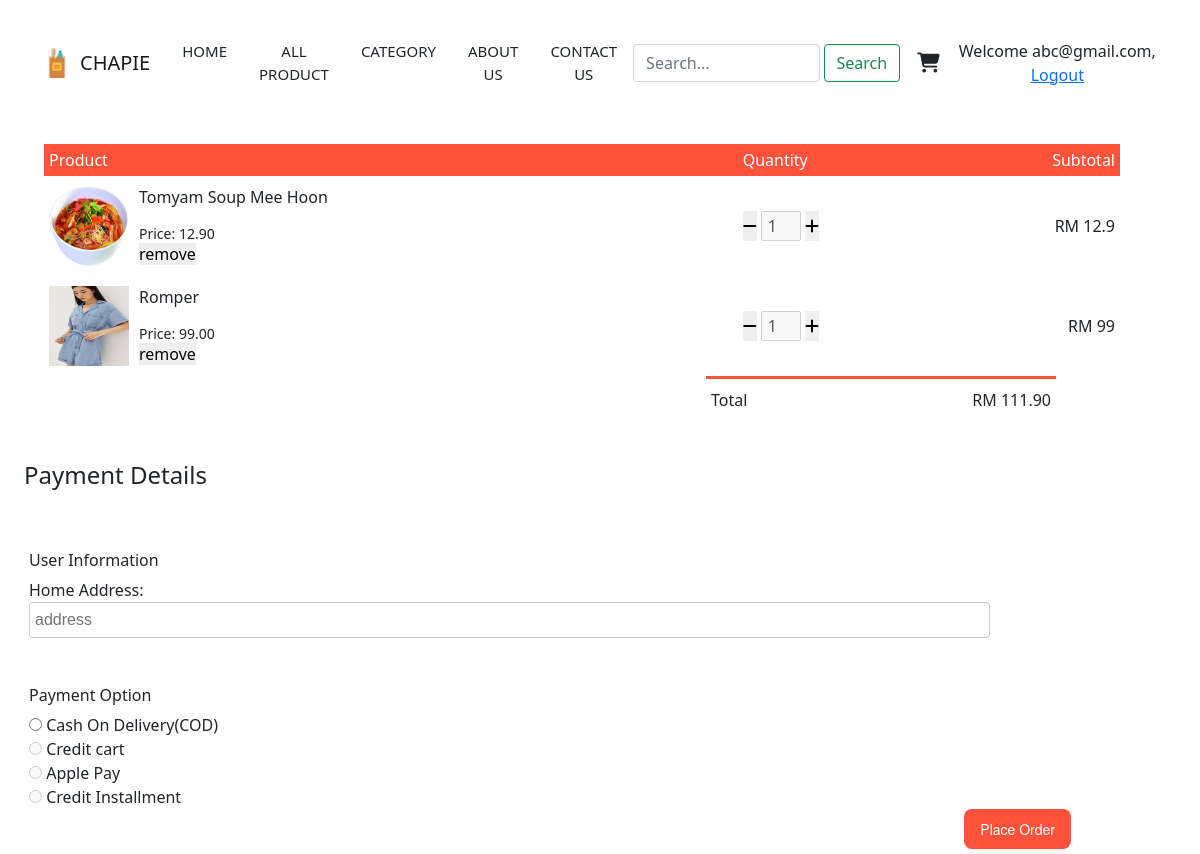
The app's page /chapie/www/cart.php (signed in) with its own data.
### tables this page shows
CREATE TABLE IF NOT EXISTS `cart_item` (
  `id` int NOT NULL AUTO_INCREMENT,
  `product_id` varchar(100) NOT NULL,
  `customer_id` varchar(100) NOT NULL,
  `quantity` int NOT NULL,
  PRIMARY KEY (`id`),
  KEY `customer_id` (`customer_id`),
  KEY `id` (`product_id`) USING BTREE
);

CREATE TABLE IF NOT EXISTS `product` (
  `id` int NOT NULL AUTO_INCREMENT,
  `name` varchar(255) NOT NULL,
  `description` text NOT NULL,
  `price` decimal(10,2) NOT NULL,
  `category_id` int NOT NULL,
  `image_directory` varchar(100) NOT NULL,
  PRIMARY KEY (`id`),
  KEY `category_id` (`category_id`)
);

### chapie/www/cart.php (the view, shortened to what this page needs)
<?php
    include_once 'includes/navbar.php';
?>
<!DOCTYPE html>
<html lang="en">
<head>
    <link rel="stylesheet" href="font-awesome-4.7.0\css\font-awesome.min.css">
    <link href="https://cdn.jsdelivr.net/npm/bootstrap@5.0.2/dist/css/bootstrap.min.css" rel="stylesheet">
    <link rel="stylesheet" href="cart\style.css">
</head>
<body>
    <?php
        include('database.php');
    ?>
    <section style="padding-top: 120px; padding-right: 100px;">
        <div class="container">
            <?php
            if(isset($_SESSION['email'])){
                $useremail = $_SESSION['email'];
                $sql = "SELECT p.*, ci.id as cart_id, SUM(ci.quantity) AS total_quantity
                FROM product p
                INNER JOIN cart_item ci ON p.id = ci.product_id
                INNER JOIN customer c ON c.user_id = ci.customer_id
                WHERE c.email = ?
                GROUP BY p.id";
                $stmt = $conn->prepare($sql);
                $stmt->bind_param("s", $useremail);
                $stmt->execute();
                $result = $stmt->get_result();
                if(mysqli_num_rows($result) > 0){
                    echo "
                    <div>
                        <table>
                            <tr>
                                <th>Product</th>
                                <th>Quantity</th>
                                <th>Subtotal</th>
                            </tr>
                    ";
                    $totalPrice = 0;
                    while($row = $result->fetch_assoc()){
                        $pname = wordwrap($row['name'],80,"<br>\n");
                        $subtotal = $row['price'] * $row['total_quantity'];
                        echo '
                        <tr >
                            <td>
                                <div class="cart-info" style="display:flex; flex-wrap:wrap;">
                                    <img src="'.$row['image_directory'].'" alt="This is a image">
                                    <div>
                                        <p id="item-name">'.$pname.'</p>
                                        <small class="item-price" value="'.$row['price'].'" data-item-id="'.$row['cart_id'].'">Price: '.$row['price'].'</small>
                                        <br>
                                        <button class="qty-btn remove-btn" id="remove-btn" data-item-id="'.$row['cart_id'].'" style="border:none;">remove</button>
                                        </div>
                                </div>
                            </td>
                            <td>
                                <button class="qty-btn minus-btn" data-item-id="'.$row['cart_id'].'" style="border:none; height:30px">
                                    <i class = "fa fa-solid fa-minus" ></i>
                                </button>
                                <input type="number" class="qty-input" value="'.$row['total_quantity'].'" data-item-id="'.$row['cart_id'].'" disabled>
                                <button class="qty-btn plus-btn" data-item-id="'.$row['cart_id'].'" style="border:none; height:30px">
                                <i class = "fa fa-solid fa-plus" ></i>
                                </button>
                            </td>
                            <td class="item-subtotal-price" data-item-id="'.$row['cart_id'].'" > RM '.$subtotal.'</td>
                        </tr>
                            ';
                        $totalPrice += round((Double)$subtotal, 2);
                    }
                    echo '
                        </table>
                    </div>'; ?>
                    <div class ="total-price">
                        <table>
                            <tr>
                                <td>Total</td>
                                <td class="total-price" id="total-price">RM <?php echo number_format($totalPrice, 2); ?></td>
                            </tr>
                        </table>
                    </div>
                    <?php
                        echo'
                            <div class = "container" style="padding-top: 40px;">
                                <h4>Payment Details</h4>
                                <form action="cart.php" method="POST" style="padding:5px;">
                                    <br><br>
                                    <h6>User Information</h6>
                                    <label for="address">Home Address: </label>
                                    <input type="text" id="address" name="address" class="input-field" placeholder="address" style="font-family: sans-serif; padding:5px; border-radius: 4px;  border: 1px solid #ccc;"" size="100" required> <br>
                                    <br><br>
                                    <h6>Payment Option</h6>
                                    <input type="radio" id="cod" name="cod" value="cod" required>
                                    <label for="cod">Cash On Delivery(COD)</label><br>
                                    <input type="radio" id="credit-card" name="credit-card" value="credit-card" disabled>
                                    <label for="credit-card">Credit cart</label><br>
                                    <input type="radio" id="apple-pay" name="apple-pay" value="apple-pay" disabled>
                                    <label for="apple-pay">Apple Pay</label><br>
                                    <input type="radio" id="credit-installment" name="credit-installment" value="credit-installment" disabled>
                                    <label for="credit-installment">Credit Installment</label><br>
                                    <div class="d-flex flex-row-reverse">
                                        <button type="submit" class="button-1" name="place" style="border:none;">Place Order</button>
                                    </div>
                                </form>
                            </div>
                        ';
                }
            }
            ?>
        </div>
    </section>
</body>
</html>

### chapie/www/cart/style.css (style rules this page uses)
table { margin-left: 2rem; margin-right: 2rem; width: 100%; border-collapse: collapse; }
th { text-align: left; padding: 5px; color: #fff; background: #ff523b; font-weight: normal; }
td { padding: 10px 5px; }
td input { width: 40px; height: 30px; padding: 5px; }
td img { width: 80px; height: 80px; margin-right: 10px; }
.total-price { display: flex; justify-content: flex-end; }
.total-price table { border-top: 3px solid #ff523b; width: 100%; max-width: 700px; }
td:last-child { text-align: right; }
th:last-child { text-align: right; }
.total-price table { border-top: 3px solid #ff523b; width: 100%; max-width: 350px; }

### chapie/www/includes/navbar.php (style rules this page uses)
* { padding: 0; margin: 0; }

### chapie/www/cart.php (style rules this page uses)
.button-1 { background-color: #ff523b; border-radius: 8px; border-style: none; box-sizing: border-box; color: #FFFFFF; cursor: pointer; display: inline-block; font-family: "Haas Grot Text R Web", "Helvetica Neue", Helvetica, Arial, sans-serif; font-size: 14px; font-weight: 500; height: 40px; line-height: 20px; list-style: none; margin: 0; outline: none; padding: 10px 16px; position: relative; text-align: center; text-decoration: none; transition: color 100ms; vertical-align: baseline; user-select: none; -webkit-user-select: none; touch-action: manipulation; }

### records on screen
cart_item: shows a picture, product.name "Tomyam Soup Mee Hoon", product.price "12.90", total_quantity "1", subtotal "12.9"
cart_item: shows a picture, product.name "Romper", product.price "99.00", total_quantity "1", subtotal "99"

### other values on screen
$email "abc@gmail.com"
$totalPrice "111.90"
